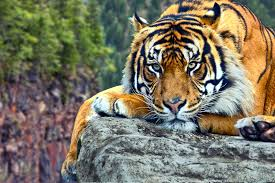
#> input picture tiger.jpg, 275 x 183 px
$ python ready_Equ_colores.py
#> lines starting #> are read from the running program, lines starting #| are printed output that depends on the picture
import cv2
import numpy as np
import matplotlib.pyplot as plt
import pylab as pl

def main(imgName):
#> called with imgName = 'tiger.jpg'
	img = cv2.imread(imgName)
#> img is the input picture: shape (183, 275, 3); mean B, G, R 100.2, 118.3, 122.9
	img_yuv = cv2.cvtColor(img, cv2.COLOR_BGR2YUV)
#> img_yuv: shape (183, 275, 3); mean of channels 0, 1, 2 117.6, 119.4, 132.6
	# equalize the histogram of the Y channel
	img_yuv[:,:,0] = cv2.equalizeHist(img_yuv[:,:,0])
#> img_yuv: shape (183, 275, 3); mean of channels 0, 1, 2 128.2, 119.4, 132.6
	# convert the YUV image back to RGB format
	img_output = cv2.cvtColor(img_yuv, cv2.COLOR_YUV2BGR)
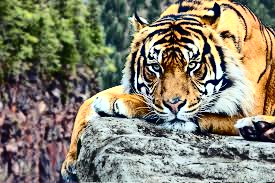
#> img_output: shape (183, 275, 3); mean B, G, R 111.1, 128.9, 132.5
	# cv2.imshow('Color input image', img)
	# cv2.imshow('Histogram equalized', img_output)
	# cv2.waitKey(0)
	color = ('b','g','r')
	for i,col in enumerate(color):
	    #histr = cv2.calcHist([img],[i],None,[256],[0,256])
	    hist = cv2.calcHist([img_output],[i],None,[256],[0,256])
	    plt.plot(hist,color = col)
	    plt.xlim([0,256])
	    plt.ylim([0,500])
	plt.show()
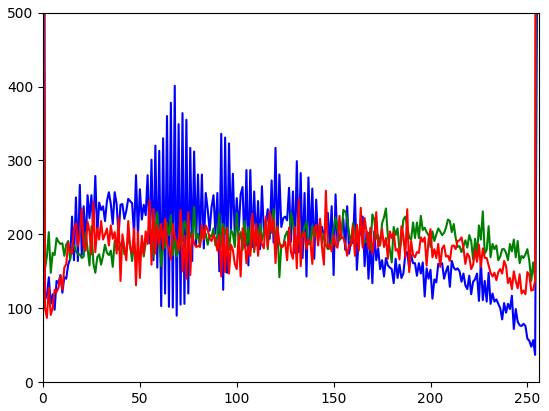
#> figure drawn by matplotlib, 1 panel; curve peaks at x = 0, y = 2026; curve peaks at x = 255, y = 856; curve peaks at x = 255, y = 3563

main('tiger.jpg')

$ run again, with stones.jpg copied over tiger.jpg
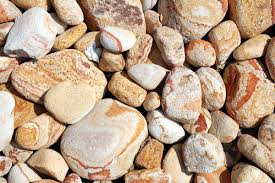
#> input picture stones.jpg, 275 x 183 px
#> in main, img is the input picture: shape (183, 275, 3); mean B, G, R 135.2, 159.7, 186.3
#> in main, `img_output = cv2.cvtColor(img_yuv, cv2.COLOR_YUV2BGR)`:
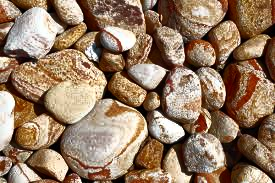
#> img_output: shape (183, 275, 3); mean B, G, R 99.5, 123, 149.5
#> in main, `plt.show()`:
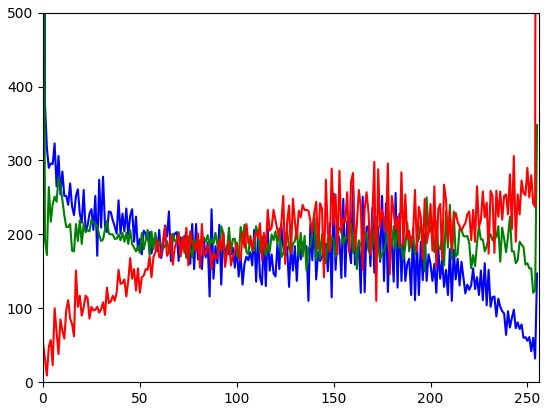
#> figure drawn by matplotlib, 1 panel; curve peaks at x = 0, y = 5453; curve peaks at x = 0, y = 1154; curve peaks at x = 255, y = 2340
